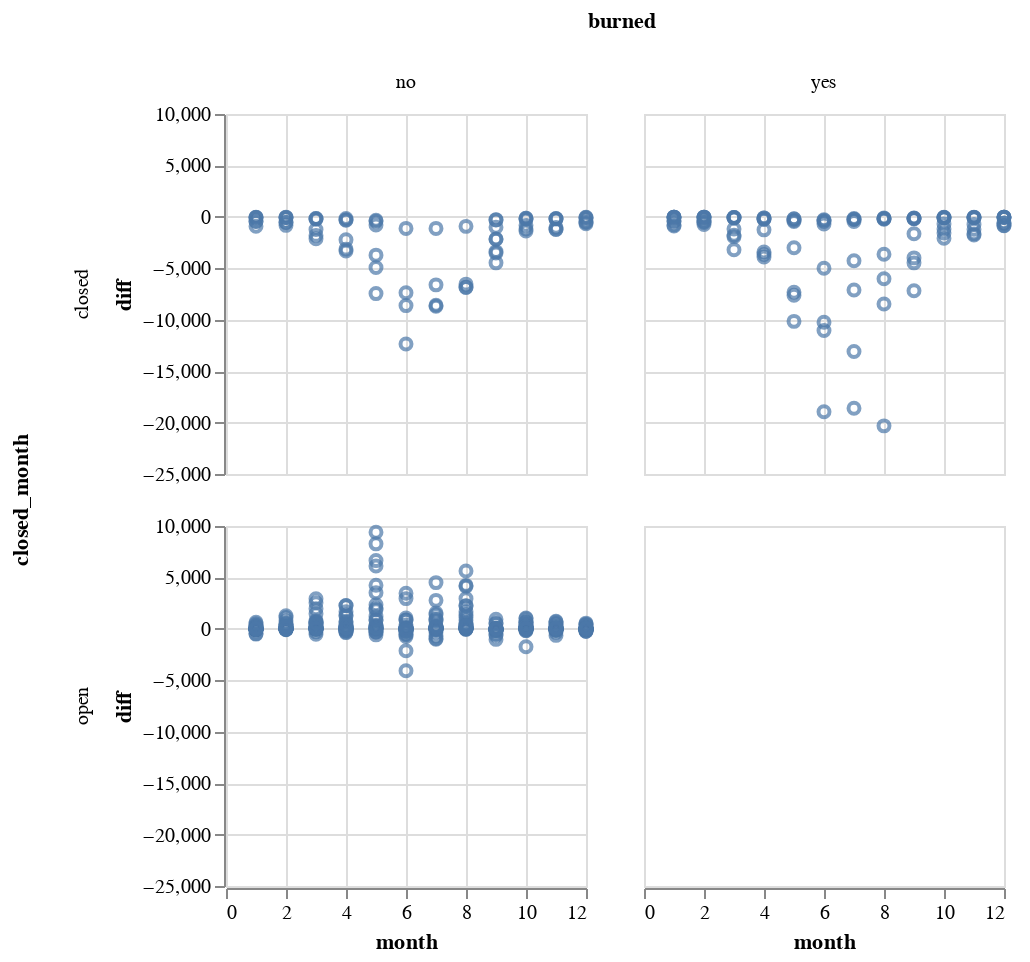

Notebook code for this chart:
### Markdown cell above
### Visualize changes in visits relative to pre-fire years

This graph shows the difference between visits in a given month post-fire and that same month before the fire in September 2017 (e.g., October 2017 vs. October 2016; January 2018 vs. January 2017). I've divided the graphs into areas that were burned vs. not (columns) and closed in the month in question vs. not (rows). 

I think a version of this approach has promise, though it's obviously not good yet...

### Code cell
chg = v[(v['years_fire']==-1) | (v['years_fire']==0)]
chg = chg[['siteid', 'month', 'pre_post_fire', 'burned', 'closed_ever', 'closed_month', 'tot_vis']]
chg['diff'] = chg.groupby(['siteid', 'month', 'burned', 'closed_ever'])['tot_vis'].diff()

alt.Chart(chg).mark_point().encode(
    x='month',
    y='diff'
).properties(
    width=180,
    height=180
).facet(
    column='burned', 
    row='closed_month'
)

### Figure 1 — Vega-Lite specification as saved in the notebook (floating-point values rounded to 4 significant figures; data arrays with more than 128 entries replaced by an {"elided": "..."} marker saying what was removed)
{"config": {"view": {"continuousWidth": 400, "continuousHeight": 300}}, "data": {"name": "data-b1a9d334deb505eb24bdecded3f709db"}, "facet": {"column": {"field": "burned", "type": "nominal"}, "row": {"field": "closed_month", "type": "nominal"}}, "spec": {"mark": "point", "encoding": {"x": {"field": "month", "type": "quantitative"}, "y": {"field": "diff", "type": "quantitative"}}, "height": 180, "width": 180}, "$schema": "https://vega.github.io/schema/vega-lite/v4.17.0.json", "datasets": {"data-b1a9d334deb505eb24bdecded3f709db": {"elided": "984 records"}}}
